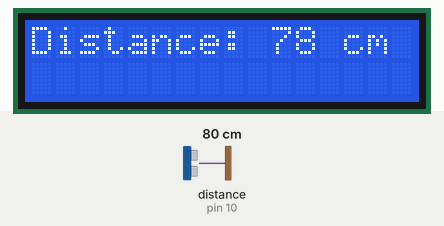
Simulated run of this sketch. Board: Arduino Uno, built with avr-gcc and run on an emulated ATmega328P. Parts: 16×2 character LCD. Wiring (inferred from the names in the program): ultrasonic range finder: trigger pin 9; echo pin 10. The inputs (shaded band) are chosen by the test bench; at power-on: distance to the obstacle (sensor on pin 10) 80 cm. The echo pulse lasts 58.3 µs per cm.

Above: at 1.2 s.
1.3 s: distance to the obstacle (sensor on pin 10) set to 2 cm
At 2.2 s:
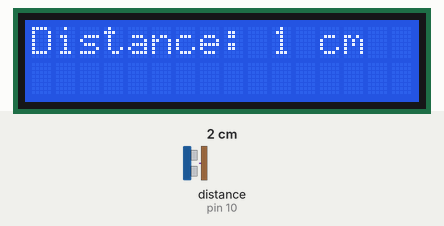
4.0 s: distance to the obstacle (sensor on pin 10) set to 4 cm
At 4.7 s:
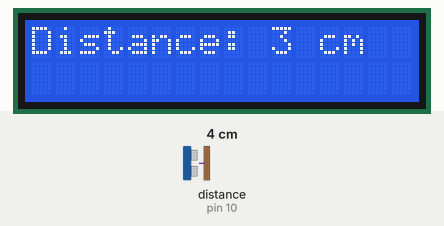
5.6 s: distance to the obstacle (sensor on pin 10) set to 9 cm
At 6.1 s:
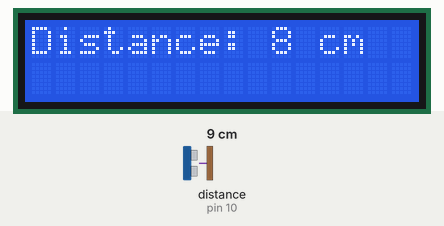
Timing chart, 0 to 8.6 s (numbered marks = the images above; inputs shaded):
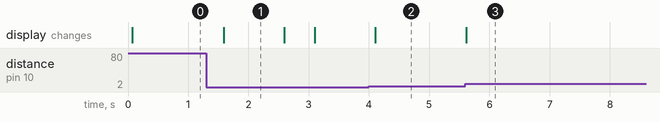

The sketch:

HC04_Ultrasonic.ino
```cpp
#include <LiquidCrystal.h>

// LCD: RS, EN, D4, D5, D6, D7
LiquidCrystal lcd(7, 8, 4, 5, 6, 3);

// Ultrasonic sensor pins
const int trigPin = 9;
const int echoPin = 10;

void setup() {
  // Initialize LCD and Ultrasonic sensor pins
  lcd.begin(16, 2);
  pinMode(trigPin, OUTPUT);
  pinMode(echoPin, INPUT);
}

void loop() {
  // Get distance in cm
  unsigned int distance = readUltrasonicDistance();

  // Display on LCD
  lcd.setCursor(0, 0);
  lcd.print("Distance: ");
  lcd.print(distance);
  lcd.print(" cm   "); // Extra space to clear previous chars

  delay(500); // Wait 500ms
}

unsigned int readUltrasonicDistance() {
  // Send 10us pulse to trigger
  digitalWrite(trigPin, LOW);
  delayMicroseconds(2);
  digitalWrite(trigPin, HIGH);
  delayMicroseconds(10);
  digitalWrite(trigPin, LOW);

  // Read echo time
  long duration = pulseIn(echoPin, HIGH);

  // Convert to distance in cm
  unsigned int distanceCm = duration * 0.034 / 2;

  return distanceCm;
}
```

Measured:
- after the input at 1.3 s, the display: changes after 0.29 s (image 1)
- after the input at 4.0 s, the display: changes after 0.10 s (image 2)
- after the input at 5.6 s, the display: changes at once (image 3)
- what the display in image 1 shows lasts 1.0 s, from 1.6 s to 2.6 s
